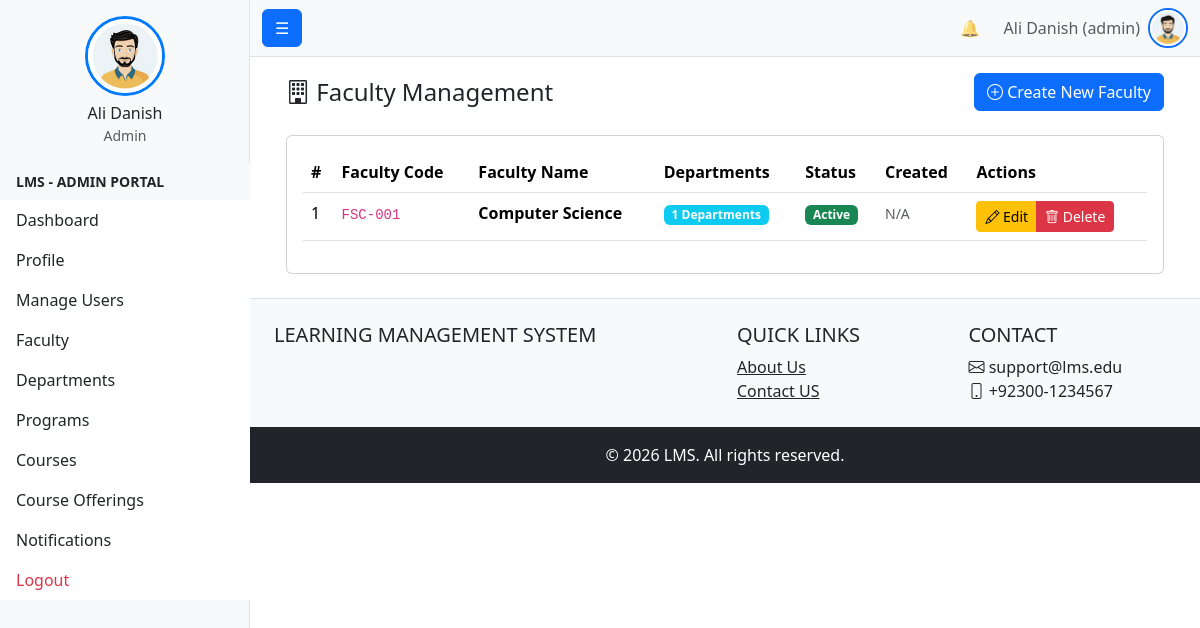
Page /admin_tools/Academic/Faculty/faculty_list.php (signed in) on the committed database.
### tables this page shows
CREATE TABLE `users` (
  `id` int(11) NOT NULL,
  `first_name` varchar(100) NOT NULL,
  `last_name` varchar(100) NOT NULL,
  `full_name` varchar(201) GENERATED ALWAYS AS (concat(`first_name`,' ',`last_name`)) STORED,
  `email` varchar(255) DEFAULT NULL,
  `contact_number` varchar(20) DEFAULT NULL,
  `profile_image` varchar(255) DEFAULT NULL COMMENT 'Stores profile image filename (stored in /public/uploads/profiles/)',
  `campus_id` int(11) DEFAULT NULL,
  `gender` enum('male','female','other') DEFAULT NULL,
  `cnic` varchar(15) DEFAULT NULL,
  `date_of_birth` date DEFAULT NULL,
  `address` text DEFAULT NULL,
  `password_hash` varchar(255) NOT NULL,
  `user_code` varchar(255) NOT NULL,
  `status` enum('active','inactive','suspended') NOT NULL DEFAULT 'active',
  `is_deleted` tinyint(1) NOT NULL DEFAULT 0,
  `created_at` timestamp NOT NULL DEFAULT current_timestamp(),
  `updated_at` timestamp NOT NULL DEFAULT current_timestamp() ON UPDATE current_timestamp(),
  `last_login_at` datetime DEFAULT NULL
);

CREATE TABLE `roles` (
  `role_id` int(11) NOT NULL,
  `role_name` enum('student','faculty','admin','student_affairs','examination','admission','accounts') NOT NULL
);

CREATE TABLE `faculty` (
  `faculty_id` int(11) NOT NULL,
  `faculty_name` varchar(100) NOT NULL,
  `faculty_code` varchar(50) NOT NULL,
  `faculty_status` enum('active','inactive') NOT NULL DEFAULT 'active',
  `is_deleted` tinyint(1) NOT NULL DEFAULT 0
);

### config.php (called while the page is built, shortened)
<?php
function url(string $path = ''): string {
    return rtrim(BASE_URL, '/') . '/' . ltrim($path, '/');
}

### admin_tools/Academic/Faculty/faculty_list.php (the view, shortened to what this page needs)
<?php
require_once $_SERVER['DOCUMENT_ROOT'] . '/project1/bootstrap.php';
$sql = "
    SELECT
        f.*,
        COUNT(DISTINCT d.department_id) as department_count
    FROM faculty f
    LEFT JOIN department d ON f.faculty_id = d.faculty_id AND d.is_deleted = FALSE
    WHERE f.is_deleted = FALSE
    GROUP BY f.faculty_id
    ORDER BY f.faculty_name
";
$result = $conn->query($sql);
$faculties = [];
while ($row = $result->fetch_assoc()) {
    $faculties[] = $row;
}
?>
<div class="container-fluid">
    <div class="d-flex justify-content-between align-items-center mb-4">
        <h4 class="mb-0"><i class="bi bi-building"></i> Faculty Management</h4>
        <a href="create_faculty.php" class="btn btn-primary">
            <i class="bi bi-plus-circle"></i> Create New Faculty
        </a>
    </div>
    <?php if (empty($faculties)): ?>
        <div class="alert alert-info">
            <i class="bi bi-info-circle"></i> No faculties found. Create your first faculty to get started.
        </div>
    <?php else: ?>
        <div class="card">
            <div class="card-body">
                <div class="table-responsive">
                    <table class="table table-hover">
                        <thead>
                            <tr>
                                <th>#</th>
                                <th>Faculty Code</th>
                                <th>Faculty Name</th>
                                <th>Departments</th>
                                <th>Status</th>
                                <th>Created</th>
                                <th>Actions</th>
                            </tr>
                        </thead>
                        <tbody>
                            <?php $serial = 1; foreach ($faculties as $faculty): ?>
                                <tr>
                                    <td><?= $serial++ ?></td>
                                    <td><code><?= htmlspecialchars($faculty['faculty_code']) ?></code></td>
                                    <td><strong><?= htmlspecialchars($faculty['faculty_name']) ?></strong></td>
                                    <td>
                                        <span class="badge bg-info"><?= $faculty['department_count'] ?> Departments</span>
                                    </td>
                                    <td>
                                        <span class="badge bg-<?= $faculty['faculty_status'] === 'active' ? 'success' : 'secondary' ?>">
                                            <?= ucfirst($faculty['faculty_status']) ?>
                                        </span>
                                    </td>
                                    <td>
                                        <small class="text-muted">
                                            <?= isset($faculty['created_at']) ? date('M d, Y', strtotime($faculty['created_at'])) : 'N/A' ?>
                                        </small>
                                    </td>
                                    <td>
                                        <div class="btn-group btn-group-sm">
                                            <a href="edit_faculty.php?id=<?= $faculty['faculty_id'] ?>"
                                               class="btn btn-warning">
                                                <i class="bi bi-pencil"></i> Edit
                                            </a>
                                            <a href="delete_faculty.php?id=<?= $faculty['faculty_id'] ?>"
                                               class="btn btn-danger"
                                               onclick="return confirm('Are you sure you want to delete this faculty?')">
                                                <i class="bi bi-trash"></i> Delete
                                            </a>
                                        </div>
                                    </td>
                                </tr>
                            <?php endforeach; ?>
                        </tbody>
                    </table>
                </div>
            </div>
        </div>
    <?php endif; ?>
</div>
<?php
require_once '../../../templates/layout/master_base.php';
?>

### templates/layout/navbar.php (shortened to what this page needs)
<?php
require_once $_SERVER['DOCUMENT_ROOT'].'/project1/bootstrap.php';
$name = 'Guest';
$role = 'guest';
$profile_image_url = url('public/male_avatar.jpeg');
if (isset($_SESSION['user_id'])) {
    $user_id = $_SESSION['user_id'];
    $stmt = $conn->prepare("
        SELECT u.full_name, r.role_name
        FROM users u
        LEFT JOIN user_roles ur ON u.id = ur.user_id
        LEFT JOIN roles r ON ur.role_id = r.role_id
        WHERE u.id = ?
        LIMIT 1
    ");
    $stmt->bind_param('i', $user_id);
    $stmt->execute();
    $result = $stmt->get_result();
    if ($row = $result->fetch_assoc()) {
        $name = $row['full_name'];
        $role = $row['role_name'] ?? 'guest';
    }
} else {
    $unread_count = 0;
    $notifications = [];
}
?>
<nav class="navbar navbar-expand-lg navbar-light bg-light border-bottom">
    <div class="container-fluid">
        <button class="btn btn-primary " id="sidebarToggle">☰</button>
        <div class="collapse navbar-collapse" id="navbarNav">
            <ul class="navbar-nav ms-auto align-items-center">
                <li class="nav-item dropdown me-3">
                    <a class="nav-link position-relative" href="#" id="notificationDropdown" role="button"
                       data-bs-toggle="dropdown" aria-expanded="false" title="Notifications">
                        🔔
                    </a>
                </li>
                <li class="nav-item me-2">
                    <span class="text-muted"><?= htmlspecialchars($name) ?> (<?= htmlspecialchars($role) ?>)</span>
                </li>
                <li class="nav-item dropdown">
                    <a class="nav-link p-0" href="#" id="userDropdown" role="button" data-bs-toggle="dropdown" aria-expanded="false" title="Profile Menu">
                        <img src="<?= $profile_image_url ?>" alt="Profile" class="rounded-circle border border-2 border-primary" style="width: 40px; height: 40px; object-fit: cover; cursor: pointer;">
                    </a>
                </li>
            </ul>
        </div>
    </div>
</nav>

### rows in the picture
users: full_name "Ali Danish", roles.role_name "admin"
faculty: faculty_code "FSC-001", faculty_name "Computer Science", department_count "1", faculty_status "Active"

### other values in the picture
$name "Ali Danish"
$role "Admin"
$role "ADMIN"
$label "Dashboard"
$label "Profile"
$label "Manage Users"
$label "Faculty"
$label "Departments"
$label "Programs"
$label "Courses"
$label "Course Offerings"
$label "Notifications"
